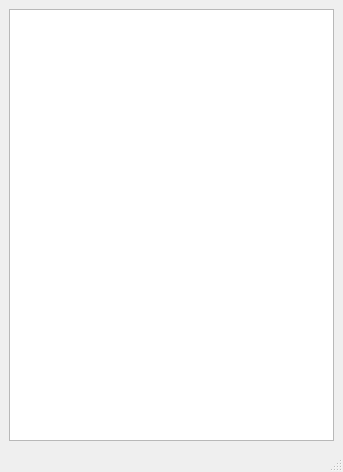
<?xml version="1.0" encoding="UTF-8"?>
<ui version="4.0">
 <class>MainWindow</class>
 <widget class="QMainWindow" name="MainWindow">
  <property name="geometry">
   <rect>
    <x>0</x>
    <y>0</y>
    <width>343</width>
    <height>472</height>
   </rect>
  </property>
  <property name="windowTitle">
   <string>MainWindow</string>
  </property>
  <widget class="QWidget" name="centralwidget">
   <layout class="QVBoxLayout" name="verticalLayout">
    <item>
     <widget class="QListView" name="listView">
      <property name="selectionBehavior">
       <enum>QAbstractItemView::SelectRows</enum>
      </property>
     </widget>
    </item>
   </layout>
  </widget>
  <widget class="QMenuBar" name="menubar">
   <property name="geometry">
    <rect>
     <x>0</x>
     <y>0</y>
     <width>343</width>
     <height>25</height>
    </rect>
   </property>
  </widget>
  <widget class="QStatusBar" name="statusbar"/>
 </widget>
 <resources/>
 <connections/>
</ui>
